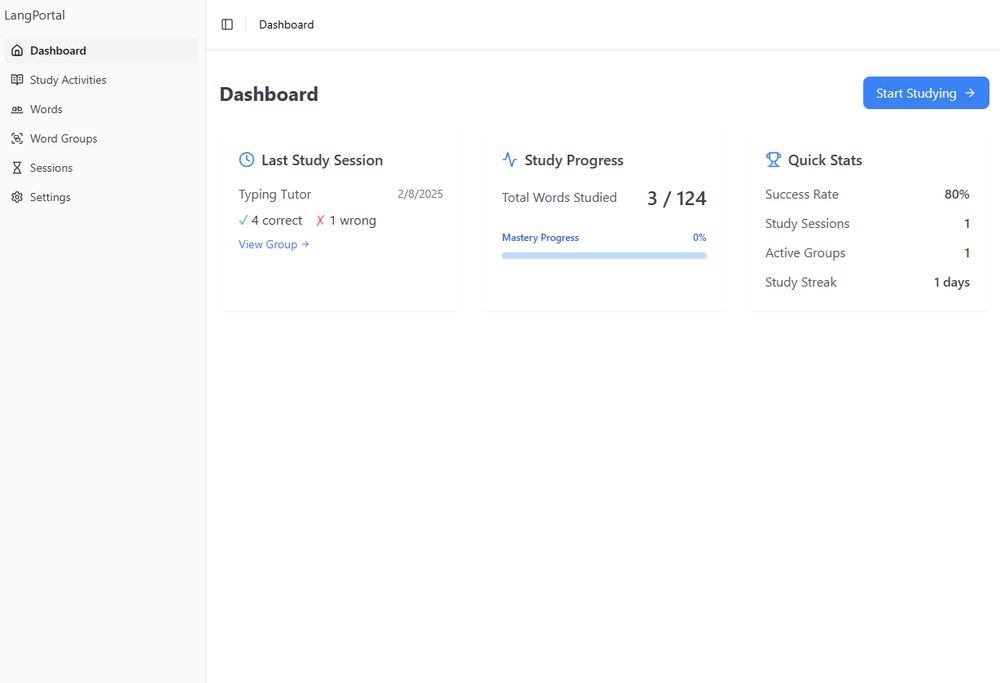
#> input picture lang-portal/reference_images/dashboard.png, 1000 x 683 px, shrunk from 1228 x 839 before the run
$ python -i ocr_utils.py   (imports and definitions only)
#> lines starting #> are read from the running program, lines starting #| are printed output that depends on the picture; after the words box and inside, x2 and y2 are one past the last pixel; in counts of white or black regions, pixels touching at a corner belong together
import cv2
import pytesseract
import numpy as np

def preprocess_image(image):
    """
    Preprocess image for OCR
    """
    # Convert to grayscale
    gray = cv2.cvtColor(image, cv2.COLOR_BGR2GRAY)

    # Apply thresholding
    _, thresh = cv2.threshold(gray, 150, 255, cv2.THRESH_BINARY_INV)

    # Apply noise reduction
    denoised = cv2.fastNlMeansDenoising(thresh, None, 10, 7, 21)

    return denoised

# [47 lines left out: functions extract_text_from_image, extract_frames_from_video, not called in this run]

>>> import cv2
>>> picture = cv2.imread('../../../../lang-portal/reference_images/dashboard.png')
#> picture is the input picture: shape (683, 1000, 3); mean B, G, R 252.4, 251.5, 251
>>> result = preprocess_image(picture)
#> in preprocess_image, `_, thresh = cv2.threshold(gray, 150, 255, cv2.THRESH_BINARY_INV)`:
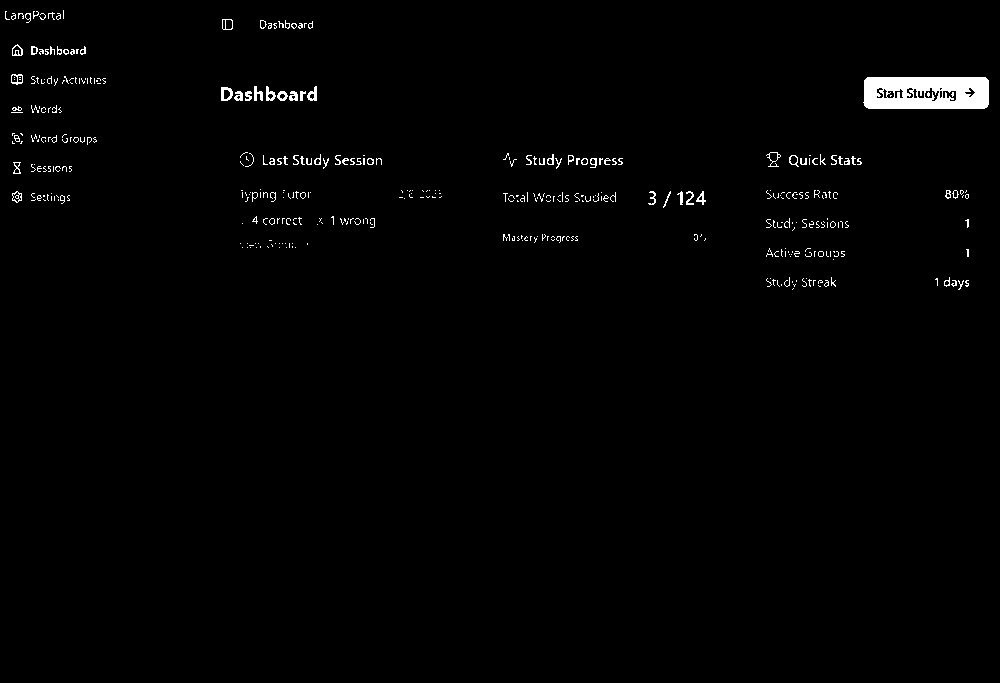
#> thresh: shape (683, 1000); 1.2% white; 403 white regions (333 under 20 px), largest, box (x1, y1, x2, y2) and area: (863, 77, 989, 109) 3542, (221, 87, 233, 101) 102, (307, 86, 317, 101) 84

$ run again, on lang-portal/reference_images/settings.png
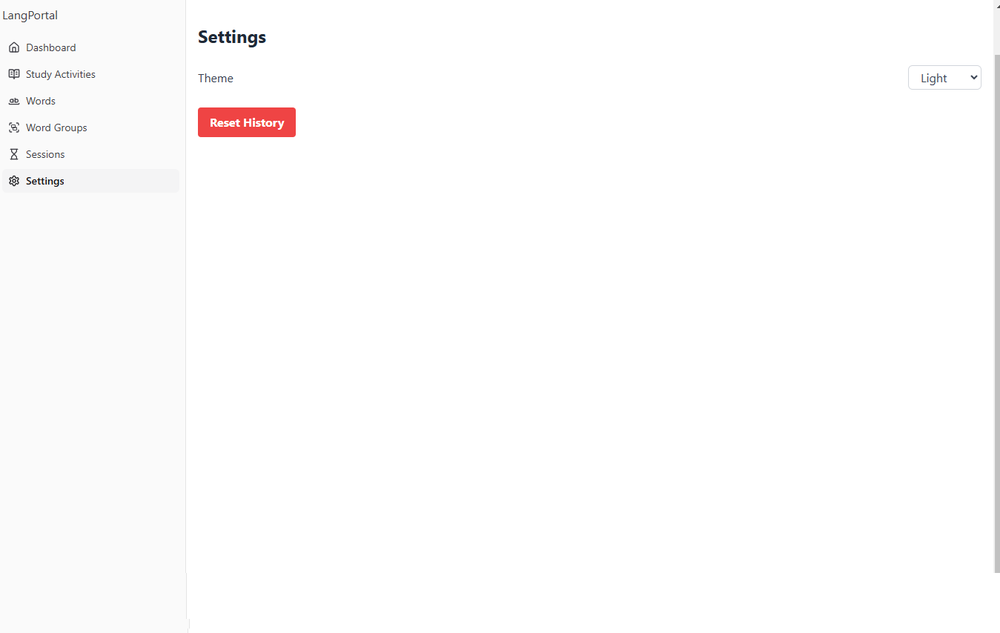
#> input picture lang-portal/reference_images/settings.png, 1000 x 633 px, shrunk from 1349 x 854 before the run
#> picture is the input picture: shape (633, 1000, 3); mean B, G, R 252.5, 252.4, 253.1
#> in preprocess_image, `_, thresh = cv2.threshold(gray, 150, 255, cv2.THRESH_BINARY_INV)`:
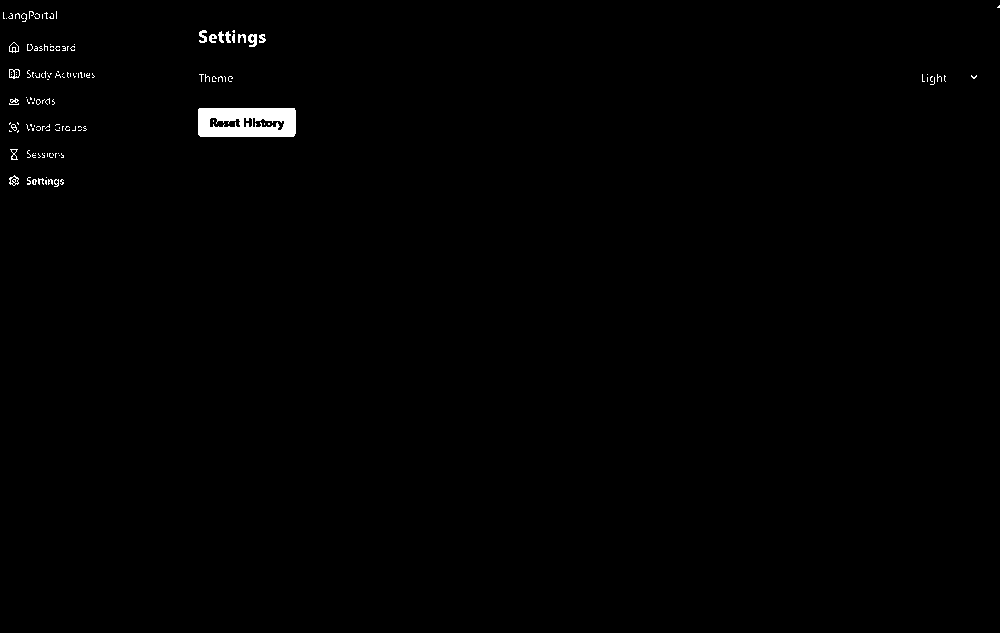
#> thresh: shape (633, 1000); 0.63% white; 136 white regions (117 under 20 px), largest, box (x1, y1, x2, y2) and area: (198, 108, 296, 137) 2435, (248, 34, 257, 47) 82, (199, 30, 207, 43) 65

$ run again, on lang-portal/reference_images/stduy_sessions.png
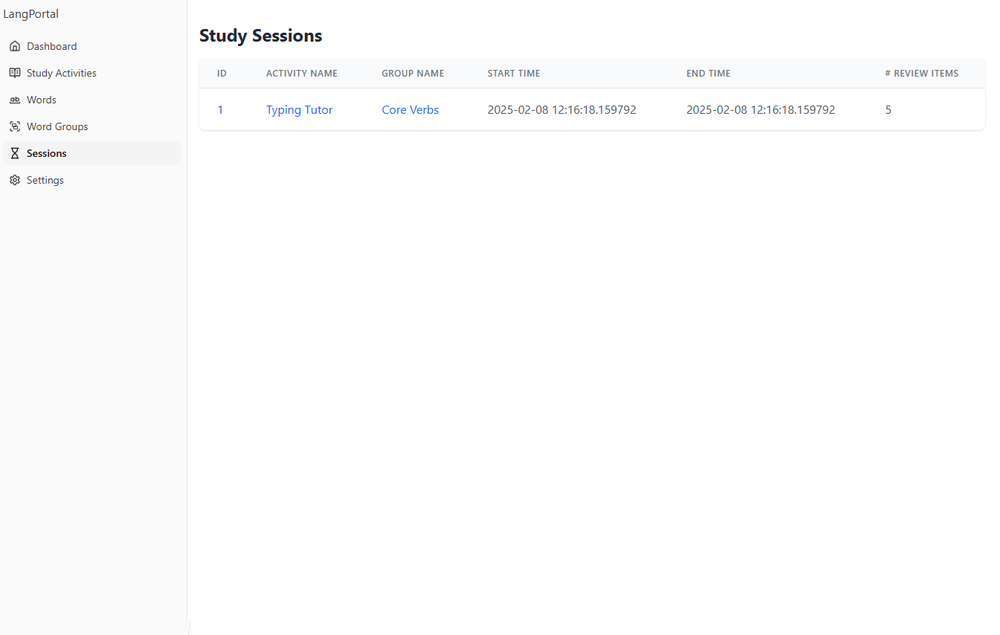
#> input picture lang-portal/reference_images/stduy_sessions.png, 1000 x 635 px, shrunk from 1345 x 854 before the run
#> picture is the input picture: shape (635, 1000, 3); mean B, G, R 252.9, 252.8, 252.7
#> in preprocess_image, `_, thresh = cv2.threshold(gray, 150, 255, cv2.THRESH_BINARY_INV)`:
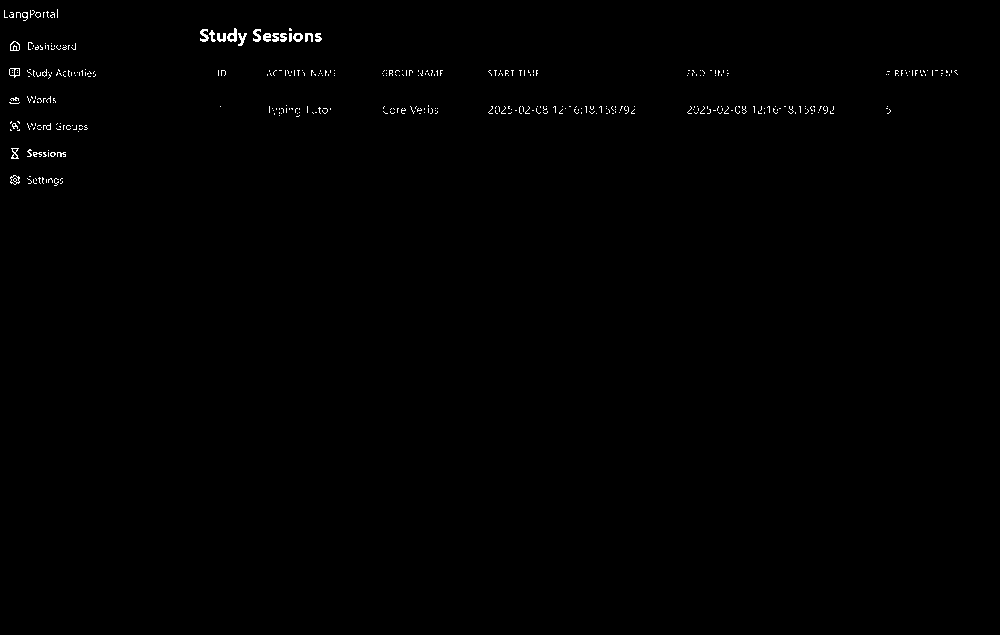
#> thresh: shape (635, 1000); 0.42% white in thin lines or dots, all inside (x1, y1, x2, y2) = (4, 9, 958, 186)

$ run again, on lang-portal/reference_images/study_activites-launch.png
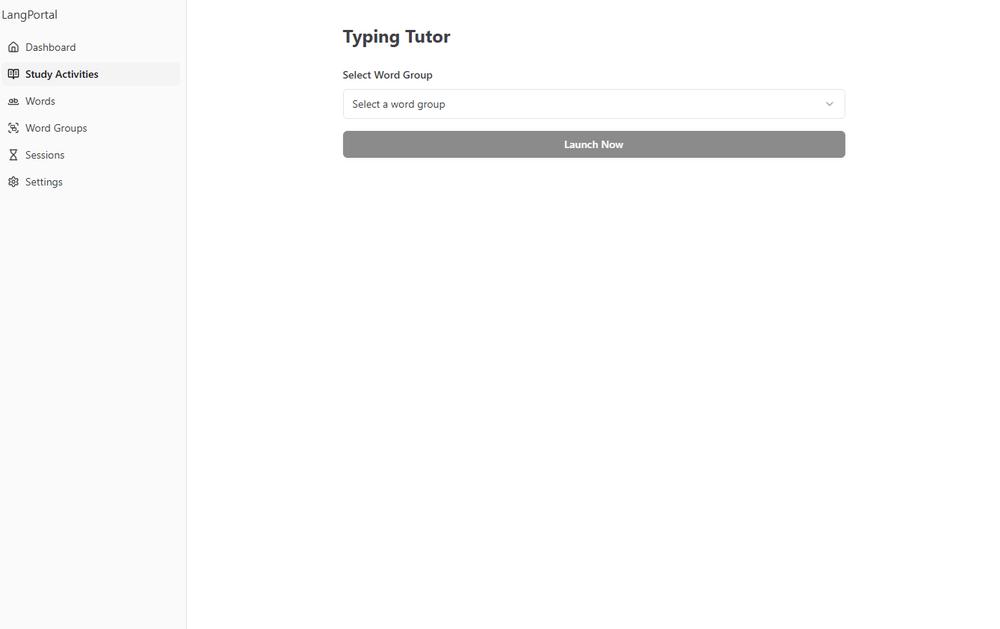
#> input picture lang-portal/reference_images/study_activites-launch.png, 1000 x 629 px, shrunk from 1338 x 841 before the run
#> picture is the input picture: shape (629, 1000, 3); mean B, G, R 250.9, 250.9, 250.9
#> in preprocess_image, `_, thresh = cv2.threshold(gray, 150, 255, cv2.THRESH_BINARY_INV)`:
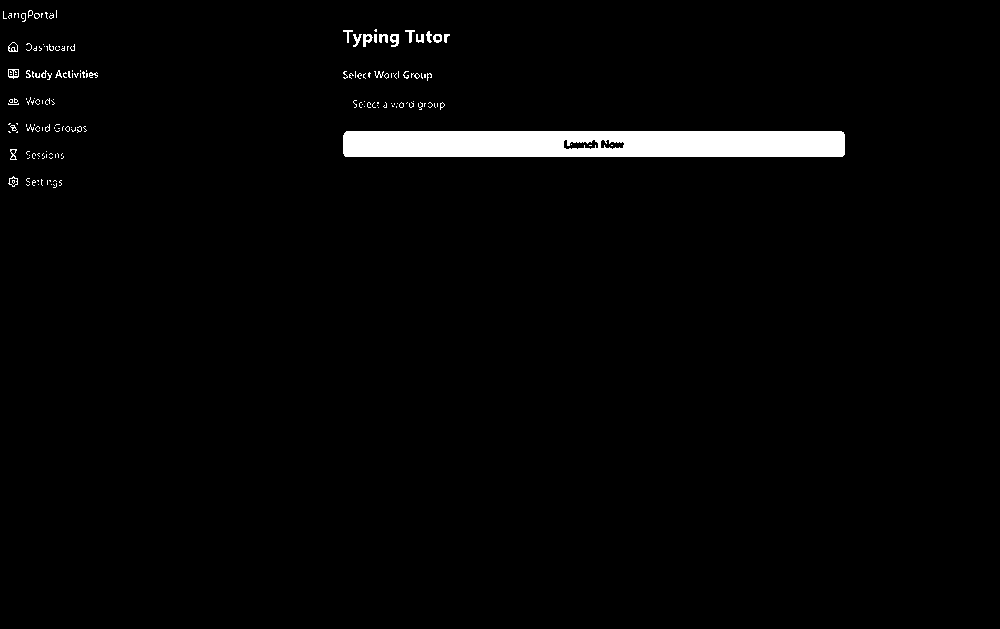
#> thresh: shape (629, 1000); 2.3% white; 172 white regions (148 under 20 px), largest, box (x1, y1, x2, y2) and area: (343, 131, 845, 157) 12719, (390, 34, 399, 47) 78, (363, 34, 373, 47) 74
